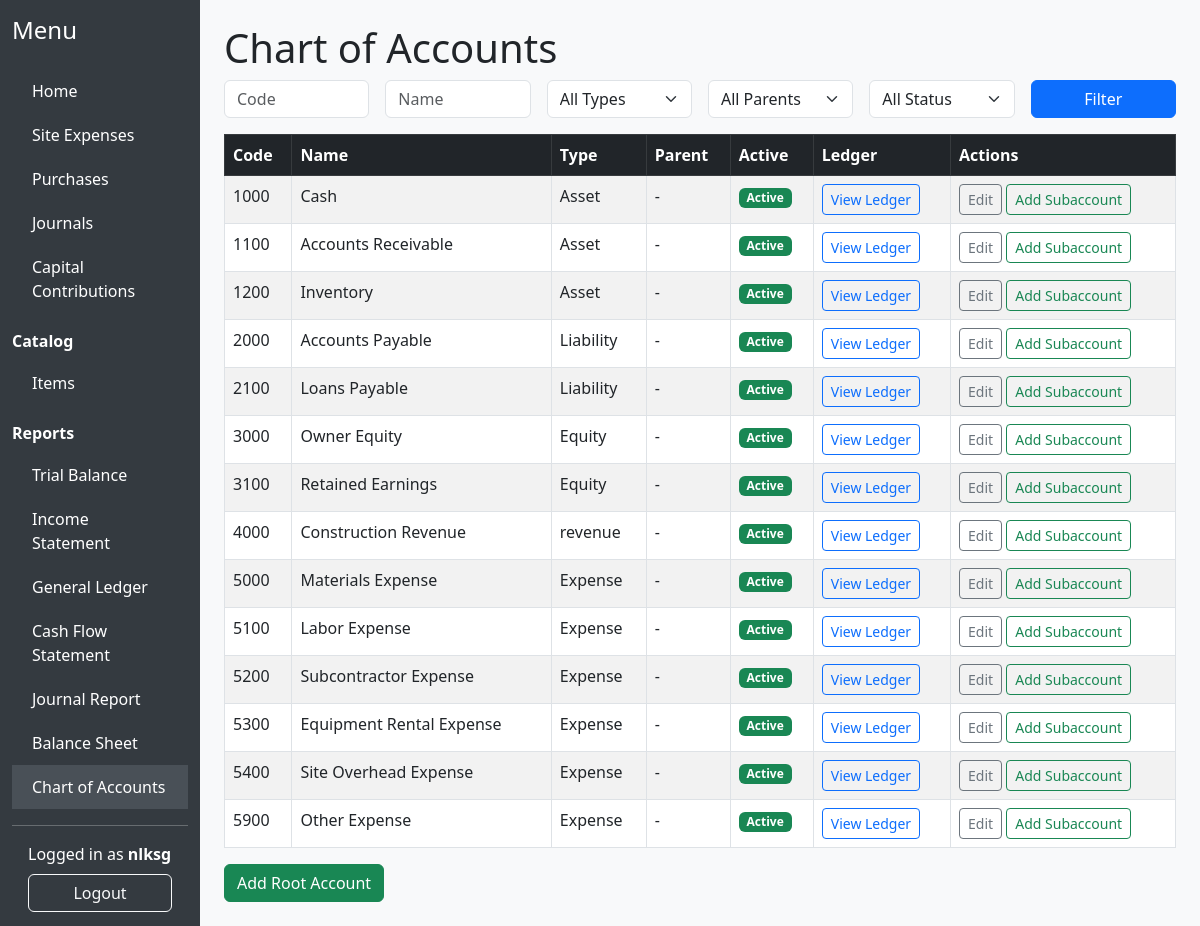
Screenshot of /accounting/accounts/ (signed in) with the database file from the repository.
### accounting/models.py (models this page shows, shortened)
class Account(models.Model):
    ACCOUNT_TYPES = [
        ('asset', 'Asset'),
        ('liability', 'Liability'),
        ('equity', 'Equity'),
        ('income', 'Income'),
        ('expense', 'Expense'),
    ]
    name = models.CharField(max_length=100)
    type = models.CharField(max_length=10, choices=ACCOUNT_TYPES)
    account_code = models.CharField(max_length=20, unique=True)
    parent = models.ForeignKey('self', null=True, blank=True, on_delete=models.SET_NULL, related_name='children')
    active = models.BooleanField(default=True)
    def get_ledger_url(self):
        from django.urls import reverse
        return reverse('accounting:account_ledger', args=[self.pk])

### accounting/views_ledger.py (the view)
# urls.py: path('accounts/', views_ledger.account_list, name='account_list'),
@login_required
def account_list(request):
    accounts = Account.objects.all().order_by('account_code')
    parents = Account.objects.filter(parent__isnull=True)
    code = request.GET.get('code', '').strip()
    name = request.GET.get('name', '').strip()
    type_ = request.GET.get('type', '')
    parent = request.GET.get('parent', '')
    active = request.GET.get('active', '')
    if code:
        accounts = accounts.filter(account_code__icontains=code)
    if name:
        accounts = accounts.filter(name__icontains=name)
    if type_:
        accounts = accounts.filter(type=type_)
    if parent:
        accounts = accounts.filter(parent__pk=parent)
    if active != '':
        accounts = accounts.filter(active=(active == '1'))
    account_tree = build_account_tree(accounts)
    return render(request, 'accounting/account_list.html', {'accounts': accounts, 'parents': parents, 'account_tree': account_tree})

### accounting/templatetags/accounting_extras.py (called while the page is built)
@register.filter
def startswith(text, starts):
    if isinstance(text, str):
        return text.startswith(starts)
    return False

@register.filter(name='is_accountant_or_admin')
def is_accountant_or_admin(user):
    return user.groups.filter(name__in=['Accountant', 'Admin']).exists()

### accounting/views_ledger.py (called while the page is built)
def build_account_tree(accounts):
    account_dict = {a.pk: a for a in accounts}
    tree = []
    children = {a.pk: [] for a in accounts}
    for a in accounts:
        if a.parent_id:
            children[a.parent_id].append(a)
        else:
            tree.append(a)
    def attach_children(node):
        node._children = children[node.pk]
        for child in node._children:
            attach_children(child)
    for root in tree:
        attach_children(root)
    return tree

### accounting/templates/accounting/account_list.html (shortened to what this page needs)
{% extends 'accounting/base.html' %}
{% block content %}
<h1>Chart of Accounts</h1>
<form method="get" class="row g-3 mb-3">
    <div class="col-md-2">
        <input type="text" name="code" value="{{ request.GET.code }}" class="form-control" placeholder="Code">
    </div>
    <div class="col-md-2">
        <input type="text" name="name" value="{{ request.GET.name }}" class="form-control" placeholder="Name">
    </div>
    <div class="col-md-2">
        <select name="type" class="form-select">
            <option value="">All Types</option>
        </select>
    </div>
    <div class="col-md-2">
        <select name="parent" class="form-select">
            <option value="">All Parents</option>
        </select>
    </div>
    <div class="col-md-2">
        <select name="active" class="form-select">
            <option value="">All Status</option>
        </select>
    </div>
    <div class="col-md-2">
        <button type="submit" class="btn btn-primary w-100">Filter</button>
    </div>
</form>
<div class="table-responsive">
    <table class="table table-bordered table-striped bg-white">
        <thead class="table-dark">
        <tr>
            <th>Code</th>
            <th>Name</th>
            <th>Type</th>
            <th>Parent</th>
            <th>Active</th>
            <th>Ledger</th>
            <th>Actions</th>
        </tr>
        </thead>
        <tbody>
        {% load accounting_extras %}
        {% for account in account_tree %}
            {% render_account_tree account 0 %}
        {% endfor %}
        </tbody>
    </table>
</div>
<a href="{% url 'accounting:account_create' %}" class="btn btn-success">Add Root Account</a>
{% endblock %}

### accounting/templates/accounting/base.html (shortened to what this page needs)
{% load static %}
{% load accounting_extras %}
<!DOCTYPE html>
<html lang="en">
<head>
    <link href="https://cdn.jsdelivr.net/npm/bootstrap@5.3.0/dist/css/bootstrap.min.css" rel="stylesheet">
</head>
<body>
<div class="container-fluid">
    <div class="row">
        <nav class="col-md-2 d-none d-md-block sidebar">
            <div class="position-sticky">
                <h4 class="mt-3 mb-4">Menu</h4>
                <a href="{% url 'accounting:index' %}" class="{% if request.resolver_match.url_name == 'index' %}active{% endif %}">Home</a>
                <a href="/siteexpense/" class="{% if request.path|startswith:"/siteexpense" %}active{% endif %}">Site Expenses</a>
                {% if user|is_accountant_or_admin %}
                <a href="/purchases/" class="{% if request.path|startswith:"/purchases" %}active{% endif %}">Purchases</a>
                <a href="{% url 'accounting:journal_list' %}" class="{% if request.resolver_match.url_name == 'journal_list' %}active{% endif %}">Journals</a>
                <a href="{% url 'accounting:capital_contribution_list' %}" class="{% if request.resolver_match.url_name == 'capital_contribution_list' %}active{% endif %}">Capital Contributions</a>
                <div class="mb-2 mt-3"><strong>Catalog</strong></div>
                <a href="{% url 'purchase:item_list' %}" class="{% if request.path|startswith:"/items" %}active{% endif %}">Items</a>
                <div class="mb-2 mt-3"><strong>Reports</strong></div>
                <a href="{% url 'accounting:trial_balance' %}" class="{% if request.resolver_match.url_name == 'trial_balance' %}active{% endif %}">Trial Balance</a>
                <a href="{% url 'accounting:income_statement' %}" class="{% if request.resolver_match.url_name == 'income_statement' %}active{% endif %}">Income Statement</a>
                <a href="{% url 'accounting:general_ledger' %}" class="{% if request.resolver_match.url_name == 'general_ledger' %}active{% endif %}">General Ledger</a>
                <a href="{% url 'accounting:cash_flow' %}" class="{% if request.resolver_match.url_name == 'cash_flow' %}active{% endif %}">Cash Flow Statement</a>
                <a href="{% url 'accounting:journal_report' %}" class="{% if request.resolver_match.url_name == 'journal_report' %}active{% endif %}">Journal Report</a>
                <a href="{% url 'accounting:balance_sheet' %}" class="{% if request.resolver_match.url_name == 'balance_sheet' %}active{% endif %}">Balance Sheet</a>
                <a href="{% url 'accounting:account_list' %}" class="{% if request.resolver_match.url_name == 'account_list' %}active{% endif %}">Chart of Accounts</a>
                {% endif %}
                <hr>
                {% if request.user.is_authenticated %}
                    <span class="d-block px-3 mb-2">Logged in as <strong>{{ request.user.username }}</strong></span>
                    <form action="{% url 'logout' %}" method="post" class="d-grid px-3">
                        <button type="submit" class="btn btn-outline-light">Logout</button>
                    </form>
                {% else %}
                    <a href="{% url 'login' %}" class="btn btn-outline-light w-100 mb-2">Login</a>
                {% endif %}
            </div>
        </nav>
        <main class="col-md-9 ms-sm-auto col-lg-10 px-md-4 py-4">
            {% block content %}{% endblock %}
        </main>
    </div>
</div>
</body>
</html>

### accounting/templates/accounting/base.html (style rules this page uses)
body { background: #f8f9fa; }
.sidebar { min-height: 100vh; background: #343a40; color: #fff; }
.sidebar a { color: #fff; text-decoration: none; display: block; padding: 10px 20px; }
.sidebar a.active, .sidebar a:hover { background: #495057; }

### rows the page displays
Account: active+account_code+name "1000 Cash Asset - Active View Ledger Edit Add Subaccount"
Account: active+account_code+name "1100 Accounts Receivable Asset - Active View Ledger Edit Add Subaccount"
Account: active+account_code+name "1200 Inventory Asset - Active View Ledger Edit Add Subaccount"
Account: active+account_code+name "2000 Accounts Payable Liability - Active View Ledger Edit Add Subaccount"
Account: active+account_code+name "2100 Loans Payable Liability - Active View Ledger Edit Add Subaccount"
Account: active+account_code+name "3000 Owner Equity Equity - Active View Ledger Edit Add Subaccount"
Account: active+account_code+name "3100 Retained Earnings Equity - Active View Ledger Edit Add Subaccount"
Account: active+account_code+name "4000 Construction Revenue revenue - Active View Ledger Edit Add Subaccount"
Account: active+account_code+name "5000 Materials Expense Expense - Active View Ledger Edit Add Subaccount"
Account: active+account_code+name "5100 Labor Expense Expense - Active View Ledger Edit Add Subaccount"
Account: active+account_code+name "5200 Subcontractor Expense Expense - Active View Ledger Edit Add Subaccount"
Account: active+account_code+name "5300 Equipment Rental Expense Expense - Active View Ledger Edit Add Subaccount"
Account: active+account_code+name "5400 Site Overhead Expense Expense - Active View Ledger Edit Add Subaccount"
Account: active+account_code+name "5900 Other Expense Expense - Active View Ledger Edit Add Subaccount"

### other values shown
{{ request.user.username }} "nlksg"
